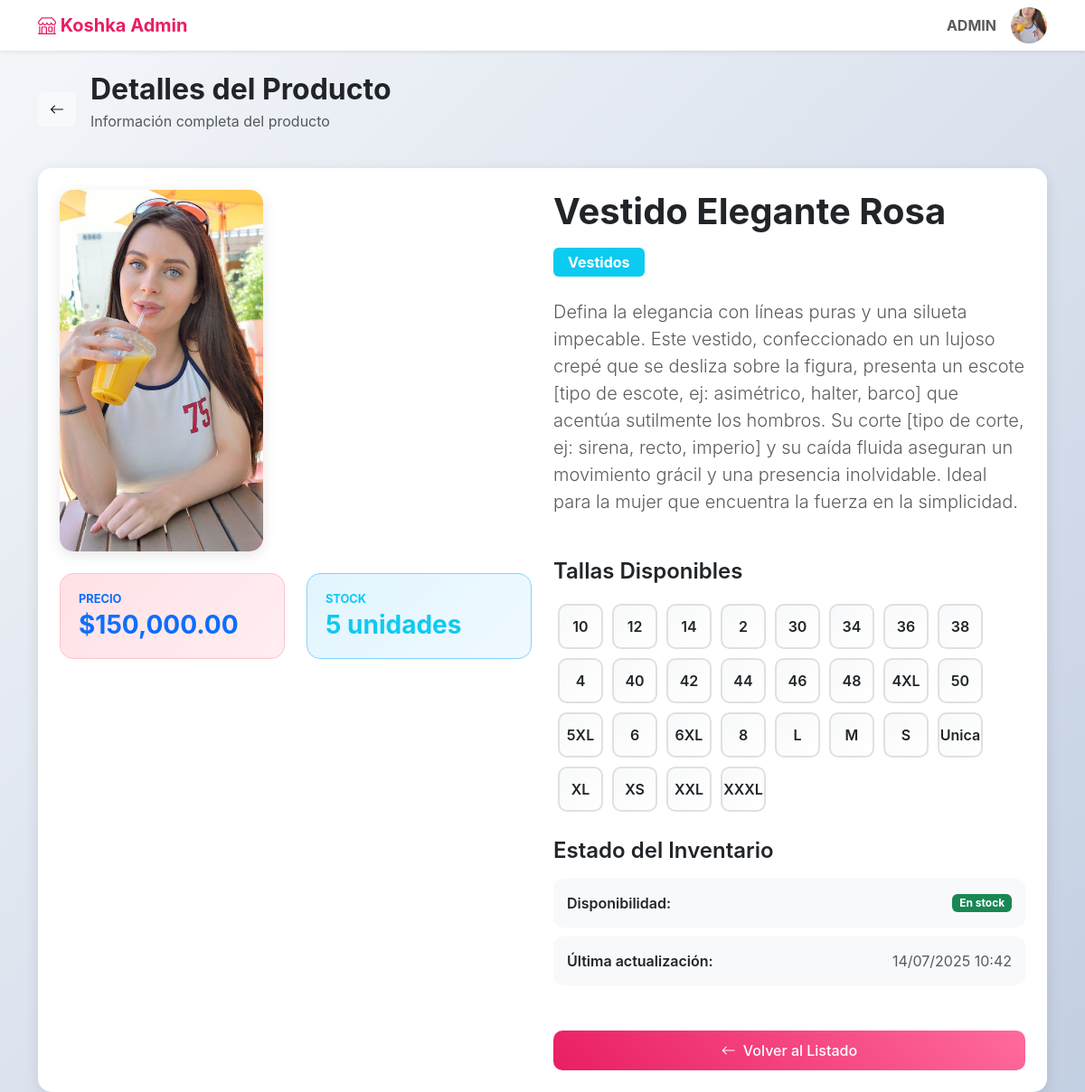
/views/detalle.php?id=9 (signed in), run on the app's committed database.
### tables this page shows
CREATE TABLE `user` (
  `id` int(11) NOT NULL,
  `Pin` int(6) NOT NULL,
  `NombreCompleto` varchar(100) NOT NULL,
  `Email` varchar(100) NOT NULL,
  `Usuario` varchar(50) NOT NULL,
  `Contraseña` varchar(255) NOT NULL,
  `creado_en` timestamp NOT NULL DEFAULT current_timestamp(),
  `img` varchar(255) NOT NULL
);

CREATE TABLE `productos` (
  `id` int(11) NOT NULL,
  `nombre` varchar(150) NOT NULL,
  `descripcion` text DEFAULT NULL,
  `precio` decimal(10,2) NOT NULL,
  `stock` int(11) DEFAULT 0,
  `categoria_id` int(11) DEFAULT NULL,
  `img` varchar(255) NOT NULL,
  `estado` enum('activo','inactivo') DEFAULT 'activo'
);

CREATE TABLE `categorias_ropa` (
  `id` int(11) NOT NULL,
  `nombre` varchar(100) NOT NULL,
  `descripcion` text DEFAULT NULL
);

### php/detalle-producto.php (called while the page is built, shortened)
<?php
$userName = $_SESSION['user_name'];
require '../config/db.php';
$id = intval($_GET['id']);
$sql = "SELECT p.*, c.nombre AS categoria
        FROM productos p
        LEFT JOIN categorias_ropa c ON p.categoria_id = c.id
        WHERE p.id = :id AND p.estado = 'activo'";
$stmt = $conexion->prepare($sql);
$stmt->execute(['id' => $id]);
$producto = $stmt->fetch(PDO::FETCH_ASSOC);
$sqlTallas = "SELECT tr.talla
              FROM producto_talla pt
              JOIN tallas_ropa tr ON pt.talla_id = tr.id
              WHERE pt.producto_id = :id";
$stmtTallas = $conexion->prepare($sqlTallas);
$stmtTallas->execute(['id' => $id]);
$tallas = $stmtTallas->fetchAll(PDO::FETCH_COLUMN);

### views/detalle.php (the view, shortened to what this page needs)
<?php
include "../php/detalle-producto.php";
?>
<!DOCTYPE html>
<html lang="es">
<head>
    <link href="https://cdn.jsdelivr.net/npm/bootstrap@5.3.0/dist/css/bootstrap.min.css" rel="stylesheet">
    <link href="https://cdn.jsdelivr.net/npm/bootstrap-icons@1.10.0/font/bootstrap-icons.css" rel="stylesheet">
</head>
<body>
       <?php include "nav.php"; ?>
    <div class="container mt-4">
        <div class="d-flex align-items-center mb-4">
            <a href="index.php" class="btn btn-light me-3">
                <i class="bi bi-arrow-left"></i>
            </a>
            <div>
                <h2 class="fw-bold text-dark mb-1">Detalles del Producto</h2>
                <p class="text-muted">Información completa del producto</p>
            </div>
        </div>
        <div class="card">
            <div class="card-body p-4">
                <div class="row">
                    <div class="col-lg-6">
                        <div class="mb-4">
                            <img src="<?= htmlspecialchars($producto['img']) ?: '../images/placeholder.jpg' ?>" class="product-image" alt="<?= htmlspecialchars($producto['nombre']) ?>">
                        </div>
                        <div class="row">
                            <div class="col-md-6">
                                <div class="info-card price-card">
                                    <h6 class="text-uppercase fw-bold text-primary mb-1" style="font-size: 0.8rem;">Precio</h6>
                                    <h3 class="fw-bold text-primary mb-0">$<?= number_format($producto['precio'], 2) ?></h3>
                                </div>
                            </div>
                            <div class="col-md-6">
                                <div class="info-card stock-card">
                                    <h6 class="text-uppercase fw-bold text-info mb-1" style="font-size: 0.8rem;">Stock</h6>
                                    <h3 class="fw-bold text-info mb-0"><?= (int)$producto['stock'] ?> unidades</h3>
                                </div>
                            </div>
                        </div>
                    </div>
                    <div class="col-lg-6 d-flex flex-column">
                        <div class="mb-4">
                            <h1 class="fw-bold text-dark mb-3"><?= htmlspecialchars($producto['nombre']) ?></h1>
                            <div class="mb-4">
                                <span class="badge bg-info fs-6 px-3 py-2"><?= htmlspecialchars($producto['categoria']) ?></span>
                            </div>
                            <div class="mb-4">
                                <p class="text-muted lead"><?= nl2br(htmlspecialchars($producto['descripcion'])) ?></p>
                            </div>
                        </div>
                        <div class="mb-4">
                            <h4 class="fw-semibold text-dark mb-3">Tallas Disponibles</h4>
                            <div class="d-flex flex-wrap">
                                <?php foreach ($tallas as $talla): ?>
                                    <span class="size-badge"><?= htmlspecialchars($talla) ?></span>
                                <?php endforeach; ?>
                            </div>
                        </div>
                        <div class="mb-4">
                            <h4 class="fw-semibold text-dark mb-3">Estado del Inventario</h4>
                            <div class="detail-item d-flex justify-content-between align-items-center">
                                <span class="fw-semibold text-dark">Disponibilidad:</span>
                                <span class="badge bg-<?= $producto['stock'] > 0 ? 'success' : 'danger' ?>">
                                    <?= $producto['stock'] > 0 ? 'En stock' : 'Agotado' ?>
                                </span>
                            </div>
                            <div class="detail-item d-flex justify-content-between align-items-center">
                                <span class="fw-semibold text-dark">Última actualización:</span>
                                <span class="text-muted"><?= date("d/m/Y H:i", strtotime($producto['updated_at'] ?? $producto['created_at'] ?? 'now')) ?></span>
                            </div>
                        </div>
                        <div class="mt-auto pt-3">
                            <a href="index.php" class="btn btn-primary w-100">
                                <i class="bi bi-arrow-left me-2"></i>Volver al Listado
                            </a>
                        </div>
                    </div>
                </div>
            </div>
        </div>
    </div>
</body>
</html>

### views/nav.php (shortened to what this page needs)
<?php
   $userId = $_SESSION['user_id'];
   $sqlUserImg = "SELECT img FROM user WHERE id = ?";
   $stmtUser = $conexion->prepare($sqlUserImg);
   $stmtUser->execute([$userId]);
   $userData = $stmtUser->fetch(PDO::FETCH_ASSOC);
   $imgFolderPath = __DIR__ . "/../images/perfil/";
   $imgWebPath = "../images/perfil/";
   if (!empty($userData['img']) && file_exists($imgFolderPath . $userData['img'])) {
       $userPhotoURL = $imgWebPath . $userData['img'];
   } else {
       $userPhotoURL = $imgWebPath . "default.png";
   }
   ?>
<nav class="navbar navbar-expand-lg navbar-light bg-white shadow-sm">
    <div class="container">
        <a class="navbar-brand" href="index.php">
            <i class="bi bi-shop"></i> Koshka Admin
        </a>
        <div class="navbar-nav ms-auto">
            <span class="navbar-text me-3"><strong><?= htmlspecialchars($userName) ?></strong></span>
            <div class="dropdown">
                <button class="btn p-0 border-0 bg-transparent" type="button" id="userDropdown" data-bs-toggle="dropdown" aria-expanded="false">
                    <img src="<?= htmlspecialchars($userPhotoURL) ?>" alt="Perfil" class="rounded-circle" style="width: 40px; height: 40px; object-fit: cover;" onerror="this.onerror=null; this.src='../images/perfil/defaul.png';" />
                </button>
            </div>
        </div>
    </div>
</nav>

### views/detalle.php (style rules this page uses)
:root { --primary-color: #e91e63; --secondary-color: #f8f9fa; --accent-color: #6c757d; }
body { font-family: 'Inter', sans-serif; background: linear-gradient(135deg, #f5f7fa 0%, #c3cfe2 100%); min-height: 100vh; }
.navbar-brand { font-weight: 700; color: var(--primary-color) !important; }
.card { border: none; border-radius: 15px; box-shadow: 0 4px 15px rgba(0, 0, 0, 0.1); }
.btn-primary { background: linear-gradient(45deg, var(--primary-color), #ff6b9d); border: none; border-radius: 10px; font-weight: 500; padding: 10px 20px; }
.product-image { height: 400px; object-fit: cover; border-radius: 15px; box-shadow: 0 4px 15px rgba(0, 0, 0, 0.1); }
.info-card { background: linear-gradient(135deg, var(--secondary-color), #ffffff); border-radius: 15px; padding: 20px; margin-bottom: 15px; }
.price-card { background: linear-gradient(135deg, #ffe1e6, #ffeef1); border: 1px solid #ffc1cc; }
.stock-card { background: linear-gradient(135deg, #e1f5fe, #f0f9ff); border: 1px solid #81d4fa; }
.size-badge { width: 50px; height: 50px; border-radius: 10px; background: linear-gradient(135deg, var(--secondary-color), #ffffff); border: 2px solid #e0e0e0; display: inline-flex; align-items: center; justify-content: center; font-weight: 600; margin: 5px; }
.detail-item { background: var(--secondary-color); border-radius: 10px; padding: 15px; margin-bottom: 10px; }

### data on the page
user: img (picture)
productos: img (picture), precio "150,000.00", stock "5", nombre "Vestido Elegante Rosa", categoria.nombre "Vestidos", descripcion "Defina la elegancia con líneas puras y una silueta impecable. Este vestido, confeccionado en un lujoso crepé que se desliza sobre la figura, presenta un escote [tipo de escote, ej: asimétrico, halter, barco] que acentúa sutilmente los hombros. Su corte [tipo de corte, ej: sirena, recto, imperio] y su caída fluida aseguran un movimiento grácil y una presencia inolvidable. Ideal para la mujer que encuentra la fuerza en la simplicidad."

### other printed values
$userName "ADMIN"
$talla "10"
$talla "12"
$talla "14"
$talla "2"
$talla "30"
$talla "34"
$talla "36"
$talla "38"
$talla "4"
$talla "40"
$talla "42"
$talla "44"
$talla "46"
$talla "48"
